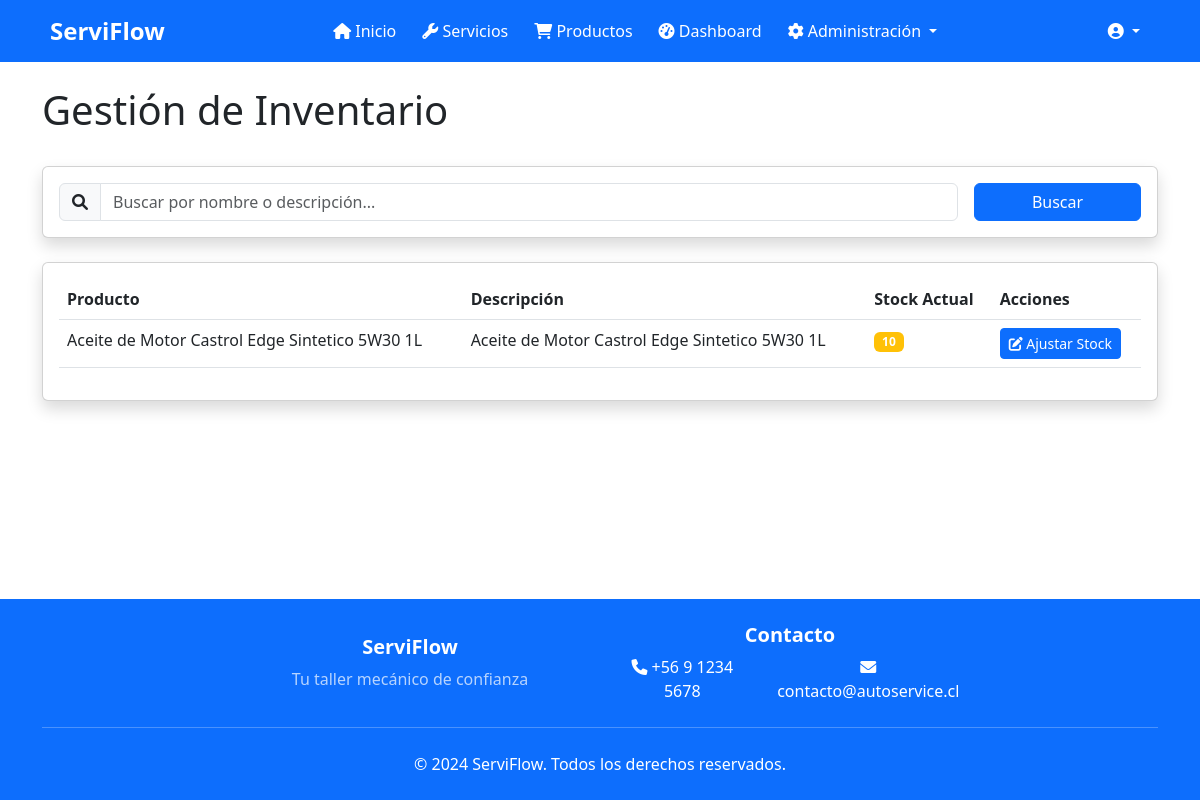
Page /management/inventory/ (signed in) on the committed database.
### workshop/models.py (models this page shows, shortened)
class Product(models.Model):
    CATEGORY_CHOICES = [
        ('product', 'Producto'),
        ('service', 'Servicio'),
    ]
    name = models.CharField(max_length=100, verbose_name='Nombre')
    description = models.TextField(verbose_name='Descripción')
    price = models.DecimalField(max_digits=10, decimal_places=2, verbose_name='Precio')
    stock = models.IntegerField(verbose_name='Stock')
    image = models.ImageField(upload_to='products/', blank=True, null=True, verbose_name='Imagen')
    category = models.CharField(max_length=10, choices=CATEGORY_CHOICES, default='product', verbose_name='Categoría')
    duration = models.PositiveIntegerField(help_text='Duración estimada en minutos', null=True, blank=True, verbose_name='Duración')
    class Meta:
        ordering = ['category', 'name']
        verbose_name = 'Producto'
        verbose_name_plural = 'Productos'

### workshop/views/inventory_views.py (the view)
# urls.py: path('management/inventory/', inventory_list, name='inventory_list'),
@login_required
@user_passes_test(can_manage_inventory)
def inventory_list(request):
    products = Product.objects.filter(category='product').order_by('name')
    search_query = request.GET.get('search', '')
    if search_query:
        products = products.filter(
            Q(name__icontains=search_query) |
            Q(description__icontains=search_query)
        )
    return render(request, 'workshop/admin/inventory_list.html', {
        'products': products,
        'search_query': search_query
    })

### workshop/views/inventory_views.py (called while the page is built)
def can_manage_inventory(user):
    return user.is_superuser or (hasattr(user, 'userprofile') and user.userprofile.role in ['admin', 'mechanic'])

### templates/workshop/admin/inventory_list.html (shortened to what this page needs)
{% extends 'base.html' %}
{% load humanize %}
{% block content %}
<div class="container py-4">
    <div class="d-flex justify-content-between align-items-center mb-4">
        <h1>Gestión de Inventario</h1>
    </div>
    <div class="card shadow mb-4">
        <div class="card-body">
            <form method="get" class="row g-3 align-items-center">
                <div class="col-md-10">
                    <div class="input-group">
                        <span class="input-group-text">
                            <i class="fas fa-search"></i>
                        </span>
                        <input type="text" name="search" class="form-control"
                               placeholder="Buscar por nombre o descripción..."
                               value="{{ search_query }}">
                    </div>
                </div>
                <div class="col-md-2">
                    <button type="submit" class="btn btn-primary w-100">Buscar</button>
                </div>
            </form>
        </div>
    </div>
    <div class="card shadow">
        <div class="card-body">
            <div class="table-responsive">
                <table class="table table-hover">
                    <thead>
                        <tr>
                            <th>Producto</th>
                            <th>Descripción</th>
                            <th>Stock Actual</th>
                            <th>Acciones</th>
                        </tr>
                    </thead>
                    <tbody>
                        {% for product in products %}
                            <tr>
                                <td>{{ product.name }}</td>
                                <td>{{ product.description|truncatechars:50 }}</td>
                                <td>
                                    <span class="badge {% if product.stock > 10 %}bg-success
                                        {% elif product.stock > 0 %}bg-warning
                                        {% else %}bg-danger{% endif %}">
                                        {{ product.stock }}
                                    </span>
                                </td>
                                <td>
                                    <a href="{% url 'inventory_adjust' product.id %}" class="btn btn-sm btn-primary">
                                        <i class="fas fa-edit"></i> Ajustar Stock
                                    </a>
                                </td>
                            </tr>
                        {% endfor %}
                    </tbody>
                </table>
            </div>
        </div>
    </div>
</div>
{% endblock %}

### templates/base.html (style rules this page uses)
body { display: flex; flex-direction: column; min-height: 100vh; margin: 0; }

### rows in the picture
Product: name "Aceite de Motor Castrol Edge Sintetico 5W30 1L", description "Aceite de Motor Castrol Edge Sintetico 5W30 1L", stock "10"
